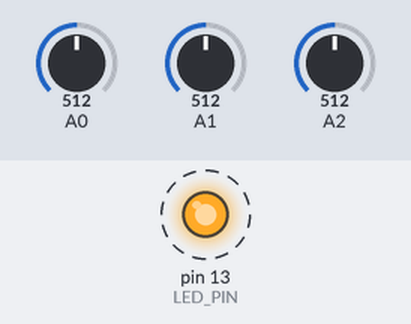
A sketch run on a simulated Arduino Uno, built with avr-gcc and run on an emulated ATmega328P. On the bench: output pins drawn as LEDs (lit = HIGH). Dashed ring = blinking. Inputs (shaded band) come from the test bench; at power-on: A0 = 512, A1 = 512, A2 = 512. EEPROM starts erased; what the sketch prints to the serial monitor is not drawn.

Above: at 1.0 s.
Timing chart, 0 to 3.8 s (numbered marks = the images above):
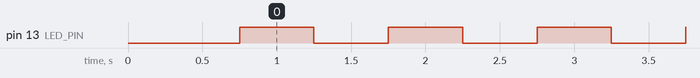

Measured:
- by itself, pin 13 (LED_PIN): alternates HIGH for 0.50 s and LOW for 0.50 s

The sketch:

program.ino
```cpp
/*
 * ============================================================
 * Experiment 01 — Understanding Arduino UNO Board
 * FILE: program.ino  (Complete working implementation)
 * ============================================================
 * Demonstrates:
 *   - Serial communication and board info report
 *   - Digital output (built-in LED blink)
 *   - Analog input reading (floating pin observation)
 *   - millis() for non-blocking uptime tracking
 *   - EEPROM reset counter (challenge)
 * ============================================================
 */

#include <EEPROM.h>

// ── Constants ─────────────────────────────────────────────
const int LED_PIN    = 13;   // Built-in LED
const int BAUD_RATE  = 9600; // Serial communication speed

// ── Global Variables ───────────────────────────────────────
int          loopCounter  = 0;
unsigned long lastPrintMs = 0;  // Tracks last serial print time
bool         ledState     = false;
unsigned long lastBlinkMs = 0;
const int    BLINK_INTERVAL = 500; // ms

// ── Setup ──────────────────────────────────────────────────
void setup() {
  Serial.begin(BAUD_RATE);
  pinMode(LED_PIN, OUTPUT);

  // ── EEPROM Reset Counter ──────────────────────────────────
  int resetCount = EEPROM.read(0);
  if (resetCount == 255) resetCount = 0; // First boot: EEPROM is 0xFF
  resetCount++;
  EEPROM.write(0, resetCount);

  // ── Print Board Info Report ───────────────────────────────
  delay(200); // Give Serial Monitor time to open
  Serial.println(F("╔══════════════════════════════╗"));
  Serial.println(F("║   Arduino UNO Board Report   ║"));
  Serial.println(F("╚══════════════════════════════╝"));
  Serial.println(F("CPU      : ATmega328P @ 16 MHz"));
  Serial.println(F("Voltage  : 5V operating"));
  Serial.println(F("Digital  : 14 pins (D0–D13)"));
  Serial.println(F("PWM Pins : D3, D5, D6, D9, D10, D11"));
  Serial.println(F("Analog   : 6 pins (A0–A5), 10-bit ADC"));
  Serial.println(F("Flash    : 32 KB  |  SRAM : 2 KB  |  EEPROM : 1 KB"));
  Serial.print(F("Reset #  : "));
  Serial.println(resetCount);
  Serial.println(F("──────────────────────────────────"));
  Serial.println(F("Starting main loop..."));
  Serial.println();
}

// ── Main Loop ─────────────────────────────────────────────
void loop() {
  unsigned long now = millis();

  // ── Non-blocking LED Blink ────────────────────────────────
  if (now - lastBlinkMs >= BLINK_INTERVAL) {
    lastBlinkMs = now;
    ledState = !ledState;
    digitalWrite(LED_PIN, ledState ? HIGH : LOW);
  }

  // ── Print Status Every 1 Second ───────────────────────────
  if (now - lastPrintMs >= 1000) {
    lastPrintMs = now;
    loopCounter++;

    int a0 = analogRead(A0);
    int a1 = analogRead(A1);
    int a2 = analogRead(A2);

    unsigned long uptimeSec = now / 1000;

    Serial.print("Loop #");
    Serial.print(loopCounter);
    Serial.print(" | Uptime: ");
    Serial.print(uptimeSec);
    Serial.print("s | LED: ");
    Serial.print(ledState ? "ON " : "OFF");
    Serial.print(" | A0:");
    Serial.print(a0);
    Serial.print(" A1:");
    Serial.print(a1);
    Serial.print(" A2:");
    Serial.println(a2);
  }
}
```

guide.ino
```cpp
/*
 * ============================================================
 * Experiment 01 — Understanding Arduino UNO Board
 * FILE: guide.ino  (Step-by-step commented guide — NO real logic)
 * ============================================================
 *
 * PURPOSE OF THIS FILE:
 * Read every comment carefully. Understand what each step does
 * conceptually BEFORE looking at program.ino.
 * Then try to write the code yourself based on these hints.
 * ============================================================
 */

// ─────────────────────────────────────────
// STEP 1: Understand Constants vs Variables
// ─────────────────────────────────────────
// A CONSTANT never changes after definition.
// Use 'const int' for pin numbers so you never accidentally change them.
// Naming convention: ALL_CAPS for constants.
//
// Question: Why use a constant instead of just writing '13' everywhere?
// Answer:   If you ever change the pin, you only change one line.
//
// YOUR TASK: Define a constant for the built-in LED pin.
// Hint: The built-in LED is connected to pin 13 on Arduino UNO.
// Syntax: const int NAME = VALUE;


// ─────────────────────────────────────────
// STEP 2: Understand the setup() Function
// ─────────────────────────────────────────
// setup() runs ONCE when the Arduino powers on or resets.
// Use it for:
//   - Setting pin directions (INPUT or OUTPUT)
//   - Starting Serial communication
//   - Initializing libraries
//
// YOUR TASK in setup():
//
//   a) Call Serial.begin(9600)
//      - This opens a serial connection at 9600 bits/second
//      - 9600 is the "baud rate" — how fast data is sent
//      - You must use the SAME baud rate in the Serial Monitor
//
//   b) Set the LED pin as OUTPUT using pinMode()
//      - Syntax: pinMode(PIN_NUMBER, OUTPUT);
//      - Why OUTPUT? Because we want to SEND signal (turn LED on/off)
//      - If reading a sensor, you'd use INPUT
//
//   c) Print a startup message using Serial.println()
//      - Hint: Serial.println("Hello World"); prints and adds newline
//      - Serial.print("Hello"); prints WITHOUT newline


// ─────────────────────────────────────────
// STEP 3: Understand the loop() Function
// ─────────────────────────────────────────
// loop() runs continuously FOREVER after setup() finishes.
// Think of it as an infinite while(true) loop.
//
// YOUR TASK in loop():
//
//   a) Declare a loop counter variable BEFORE the loop() function
//      - Syntax: int counter = 0;
//      - Why outside loop()? So it persists across iterations
//
//   b) Inside loop(), increment counter each time
//      - Use the ++ operator: counter++;
//
//   c) Blink the built-in LED (Pin 13):
//      Turn ON:  digitalWrite(LED_BUILTIN, HIGH);
//      Delay:    delay(500);  ← 500 milliseconds = 0.5 seconds
//      Turn OFF: digitalWrite(LED_BUILTIN, LOW);
//      Delay:    delay(500);
//
//   d) Print the counter and LED state to Serial Monitor:
//      Serial.print("Loop #");
//      Serial.print(counter);
//      Serial.println(": LED blinked");


// ─────────────────────────────────────────
// STEP 4: Understand Analog Pins
// ─────────────────────────────────────────
// analogRead(A0) reads voltage on pin A0 and converts it to 0–1023
// 0V    →    0
// 2.5V  →  511
// 5V    → 1023
//
// YOUR TASK:
//   - Leave A0 UNCONNECTED (floating)
//   - Read its value: int rawVal = analogRead(A0);
//   - Print it to serial
//   - Observe: it gives random values because the pin is "floating"
//   - This is why we always tie unused analog inputs to GND or VCC!
//
// THINK ABOUT:
//   What happens if you connect A0 to the 5V pin?
//   What value should you expect? (Hint: close to 1023)
//   What if you connect to GND? (Hint: close to 0)


// ─────────────────────────────────────────
// STEP 5: Understand Serial Monitor Output
// ─────────────────────────────────────────
// The Serial Monitor (Ctrl+Shift+M) is your debugging window.
// Every Serial.print/println message appears there.
//
// Two useful functions:
//   Serial.print(value)    → no newline at end
//   Serial.println(value)  → adds newline at end (\n)
//
// You can print text, numbers, or variables:
//   Serial.println("Text");      ← String
//   Serial.println(42);          ← Integer
//   Serial.println(3.14);        ← Float
//   Serial.println(counter);     ← Variable
//
// YOUR TASK:
//   - Create a "System Info" report that prints:
//     "=== Arduino UNO Board Info ==="
//     "CPU: ATmega328P @ 16MHz"
//     "Digital Pins: 14"
//     "Analog Pins: 6"
//     "PWM Pins: 6 (3,5,6,9,10,11)"
//     "Flash: 32KB | SRAM: 2KB | EEPROM: 1KB"
//   - Print this report ONCE in setup()
//   - Then in loop() print only the live data (counter, analog reads)


// ─────────────────────────────────────────
// CHALLENGE TASKS
// ─────────────────────────────────────────
// After completing the above:
//
// Challenge 1: Read A0, A1, A2 and print all three values per loop
//
// Challenge 2: Use the millis() function to print elapsed time
//   unsigned long t = millis();   ← milliseconds since board started
//   Serial.print("Uptime: ");
//   Serial.print(t / 1000);      ← convert to seconds
//   Serial.println(" seconds");
//
// Challenge 3: Count how many times you pressed RESET
//   Hint: EEPROM stores values permanently
//   #include <EEPROM.h>
//   int resets = EEPROM.read(0);
//   resets++;
//   EEPROM.write(0, resets);
//   Serial.print("This board has been reset "); Serial.print(resets); Serial.println(" times.");
```
